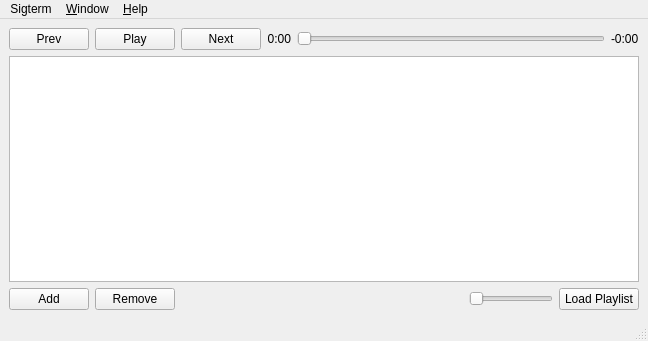
<ui version="4.0" >
 <author></author>
 <comment></comment>
 <exportmacro></exportmacro>
 <class>MainWindow</class>
 <widget class="QMainWindow" name="MainWindow" >
  <property name="geometry" >
   <rect>
    <x>0</x>
    <y>0</y>
    <width>648</width>
    <height>341</height>
   </rect>
  </property>
  <property name="windowTitle" >
   <string>Sigterm Music Player</string>
  </property>
  <widget class="QWidget" name="centralwidget" >
   <layout class="QVBoxLayout" >
    <property name="margin" >
     <number>9</number>
    </property>
    <property name="spacing" >
     <number>6</number>
    </property>
    <item>
     <layout class="QHBoxLayout" >
      <property name="margin" >
       <number>0</number>
      </property>
      <property name="spacing" >
       <number>6</number>
      </property>
      <item>
       <widget class="QPushButton" name="prevButton" >
        <property name="text" >
         <string>Prev</string>
        </property>
       </widget>
      </item>
      <item>
       <widget class="QPushButton" name="playButton" >
        <property name="text" >
         <string>Play</string>
        </property>
       </widget>
      </item>
      <item>
       <widget class="QPushButton" name="nextButton" >
        <property name="text" >
         <string>Next</string>
        </property>
       </widget>
      </item>
      <item>
       <widget class="QLabel" name="timePlayed" >
        <property name="text" >
         <string>0:00</string>
        </property>
        <property name="alignment" >
         <set>Qt::AlignRight|Qt::AlignTrailing|Qt::AlignVCenter</set>
        </property>
       </widget>
      </item>
      <item>
       <widget class="QSlider" name="timeSlider" >
        <property name="tracking" >
         <bool>true</bool>
        </property>
        <property name="orientation" >
         <enum>Qt::Horizontal</enum>
        </property>
       </widget>
      </item>
      <item>
       <widget class="QLabel" name="timeLeft" >
        <property name="text" >
         <string>-0:00</string>
        </property>
        <property name="alignment" >
         <set>Qt::AlignLeading|Qt::AlignLeft|Qt::AlignVCenter</set>
        </property>
       </widget>
      </item>
     </layout>
    </item>
    <item>
     <widget class="PlayQueueView" name="playQueue" >
      <property name="acceptDrops" >
       <bool>true</bool>
      </property>
      <property name="showDropIndicator" stdset="0" >
       <bool>true</bool>
      </property>
      <property name="dragEnabled" >
       <bool>true</bool>
      </property>
      <property name="alternatingRowColors" >
       <bool>true</bool>
      </property>
      <property name="selectionMode" >
       <enum>QAbstractItemView::ExtendedSelection</enum>
      </property>
      <property name="indentation" >
       <number>0</number>
      </property>
     </widget>
    </item>
    <item>
     <layout class="QHBoxLayout" >
      <property name="margin" >
       <number>0</number>
      </property>
      <property name="spacing" >
       <number>6</number>
      </property>
      <item>
       <widget class="QPushButton" name="addButton" >
        <property name="text" >
         <string>Add</string>
        </property>
       </widget>
      </item>
      <item>
       <widget class="QPushButton" name="deleteButton" >
        <property name="text" >
         <string>Remove</string>
        </property>
       </widget>
      </item>
      <item>
       <spacer>
        <property name="orientation" >
         <enum>Qt::Horizontal</enum>
        </property>
        <property name="sizeType" >
         <enum>QSizePolicy::Expanding</enum>
        </property>
        <property name="sizeHint" >
         <size>
          <width>40</width>
          <height>20</height>
         </size>
        </property>
       </spacer>
      </item>
      <item>
       <widget class="QLabel" name="label" >
        <property name="text" >
         <string/>
        </property>
        <property name="pixmap" >
         <pixmap resource="res/sigterm.qrc" >:/ui/volume/volume.xpm</pixmap>
        </property>
       </widget>
      </item>
      <item>
       <widget class="QSlider" name="volumeSlider" >
        <property name="sizePolicy" >
         <sizepolicy>
          <hsizetype>0</hsizetype>
          <vsizetype>0</vsizetype>
          <horstretch>0</horstretch>
          <verstretch>0</verstretch>
         </sizepolicy>
        </property>
        <property name="orientation" >
         <enum>Qt::Horizontal</enum>
        </property>
       </widget>
      </item>
      <item>
       <widget class="QPushButton" name="addPlaylistButton" >
        <property name="text" >
         <string>Load Playlist</string>
        </property>
       </widget>
      </item>
     </layout>
    </item>
   </layout>
  </widget>
  <widget class="QMenuBar" name="menubar" >
   <property name="geometry" >
    <rect>
     <x>0</x>
     <y>0</y>
     <width>648</width>
     <height>29</height>
    </rect>
   </property>
   <widget class="QMenu" name="menuHuhu" >
    <property name="title" >
     <string>huhu</string>
    </property>
    <addaction name="actionGna_gnu" />
   </widget>
   <widget class="QMenu" name="menuFile" >
    <property name="title" >
     <string>Sigterm</string>
    </property>
    <addaction name="actionPreferences" />
    <addaction name="separator" />
    <addaction name="actionQuit" />
   </widget>
   <widget class="QMenu" name="menuWindow" >
    <property name="title" >
     <string>&amp;Window</string>
    </property>
    <addaction name="actionPlayer" />
    <addaction name="actionLast_FM" />
   </widget>
   <widget class="QMenu" name="menuHelp" >
    <property name="title" >
     <string>&amp;Help</string>
    </property>
    <addaction name="actionAbout" />
   </widget>
   <addaction name="menuFile" />
   <addaction name="menuWindow" />
   <addaction name="menuHelp" />
  </widget>
  <widget class="QStatusBar" name="statusbar" >
   <property name="geometry" >
    <rect>
     <x>0</x>
     <y>319</y>
     <width>648</width>
     <height>22</height>
    </rect>
   </property>
  </widget>
  <action name="actionQuit" >
   <property name="text" >
    <string>Quit</string>
   </property>
   <property name="shortcut" >
    <string/>
   </property>
  </action>
  <action name="actionGna_gnu" >
   <property name="text" >
    <string>gna gnu</string>
   </property>
  </action>
  <action name="actionPreferences" >
   <property name="text" >
    <string>Preferences</string>
   </property>
  </action>
  <action name="actionPlayer" >
   <property name="text" >
    <string>Player</string>
   </property>
   <property name="shortcut" >
    <string>Ctrl+1</string>
   </property>
  </action>
  <action name="actionLast_FM" >
   <property name="text" >
    <string>Last.FM</string>
   </property>
  </action>
  <action name="actionAbout" >
   <property name="text" >
    <string>About sigterm</string>
   </property>
  </action>
 </widget>
 <pixmapfunction></pixmapfunction>
 <customwidgets>
  <customwidget>
   <class>PlayQueueView</class>
   <extends>QTreeView</extends>
   <header>PlayQueueView.h</header>
   <container>0</container>
   <pixmap></pixmap>
  </customwidget>
 </customwidgets>
 <resources>
  <include location="res/sigterm.qrc" />
 </resources>
 <connections/>
</ui>
